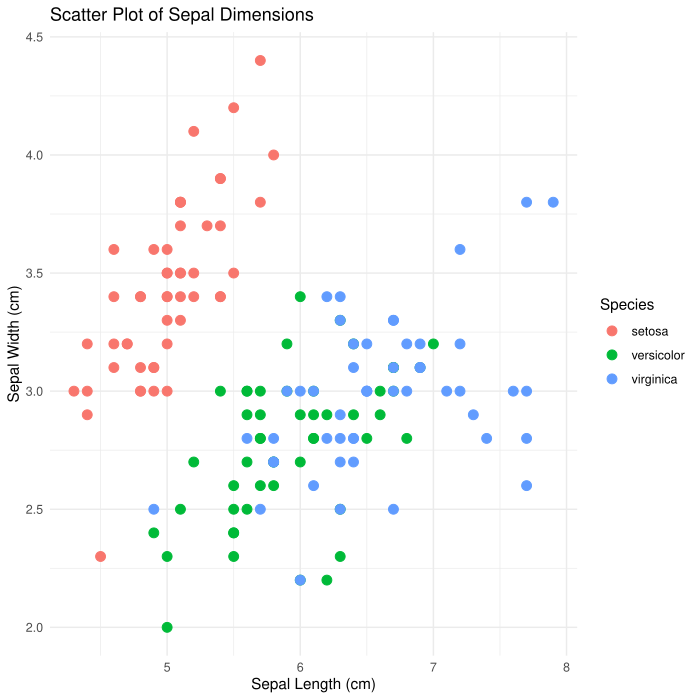

Source code (R):
options(repos = c(CRAN = "https://cloud.r-project.org"))

# Install ggplot2 (if not already installed)
install.packages("ggplot2")
# Install ggplot2 (if not already installed)
install.packages("ggplot2")
# Load the ggplot2 package
library(ggplot2)
# Scatter plot of Sepal.Length vs Sepal.Width, colored by Species
ggplot(data = iris, aes(x = Sepal.Length, y = Sepal.Width, color = Species)) +
 geom_point(size = 3) + # Adds points
 labs(title = "Scatter Plot of Sepal Dimensions",
 x = "Sepal Length (cm)",
 y = "Sepal Width (cm)") + # Adds axis labels and title
 theme_minimal() # Applies a minimal theme
